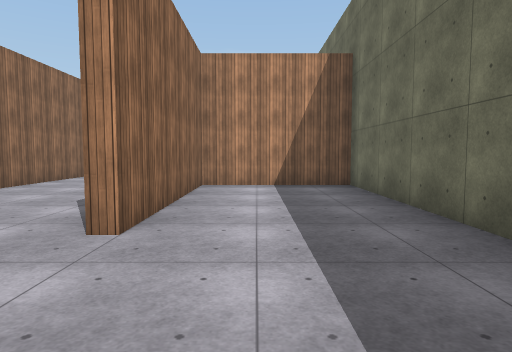
[1] (above)

17 first-person views from a walk through a Unity game level. The camera is 1.5 m above the floor, tilts 4° down and sees 75° across. The floor is counted in squares, 2 m on a side. Each view is taken from the middle of a square. On the plan, view 1 faces up. The plan holds only what a view shows up to about 11 squares ahead; the rest is blank. The place goes on beyond the plan. Surface patterns are stand-ins for the level's own textures.

[2]
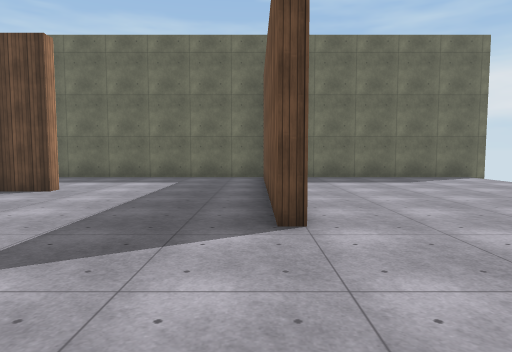

[3]
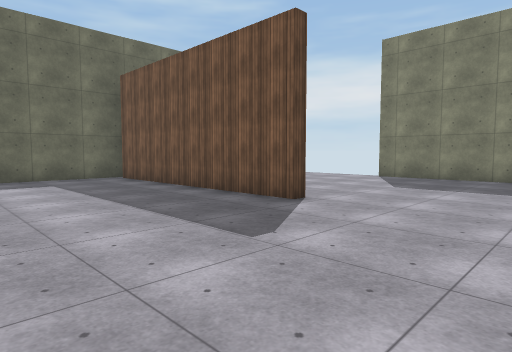

[4]
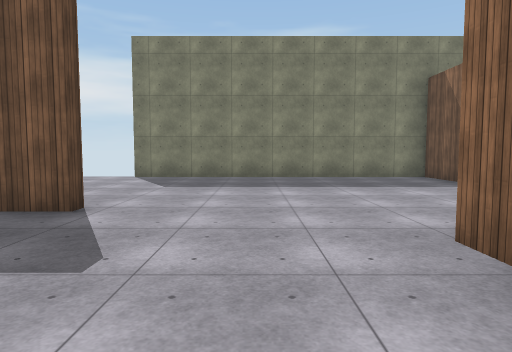

[5]
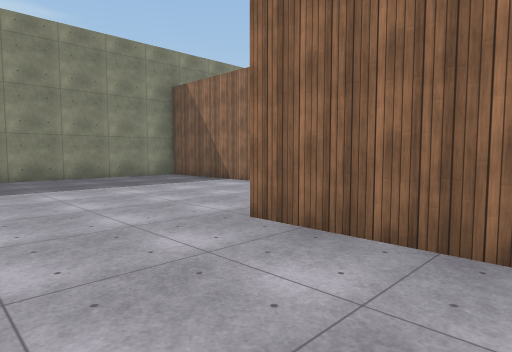

[6]
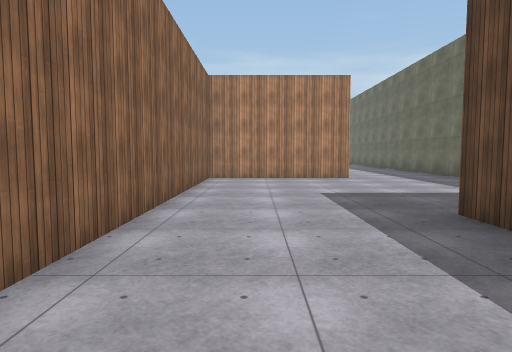

[7]
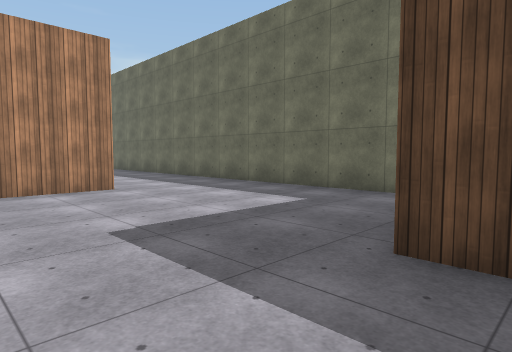

[8]
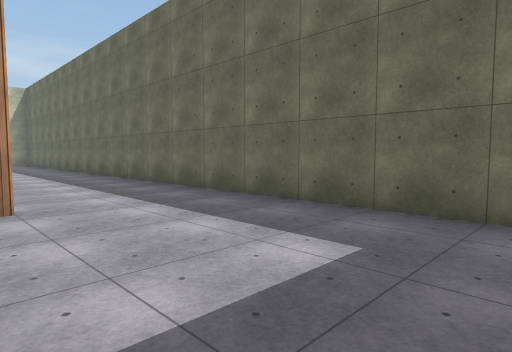

[9]
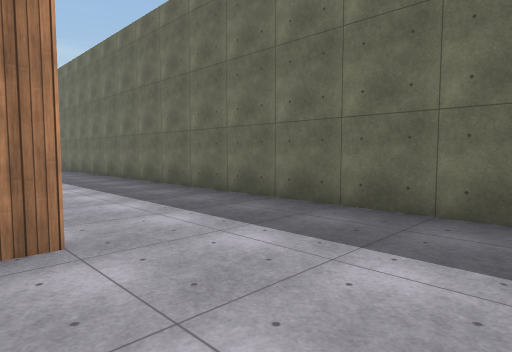

[10]
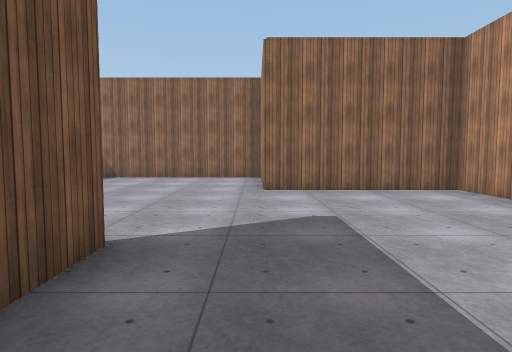

[11]
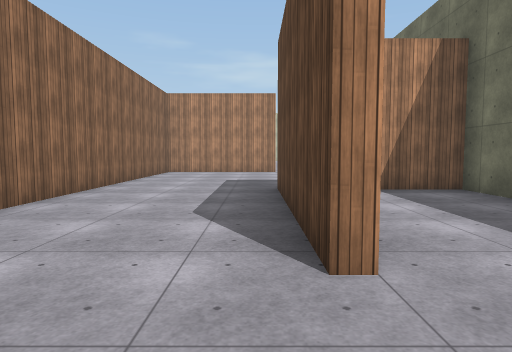

[12]
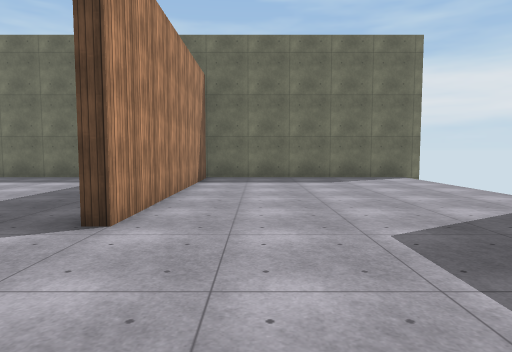

[13]
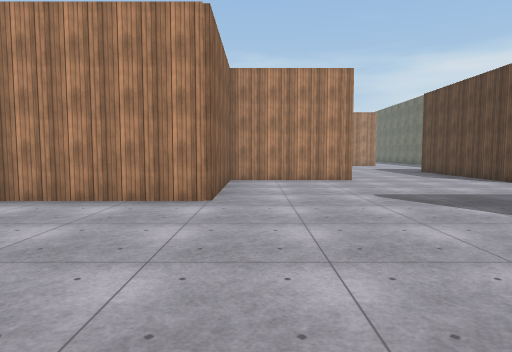

[14]
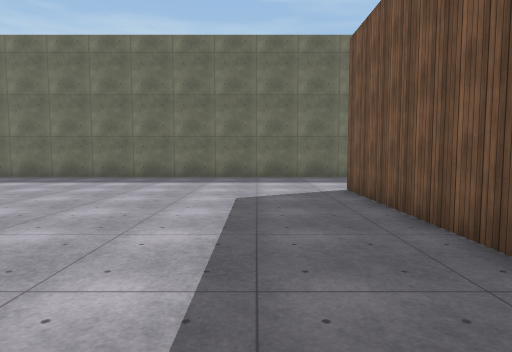

[15]
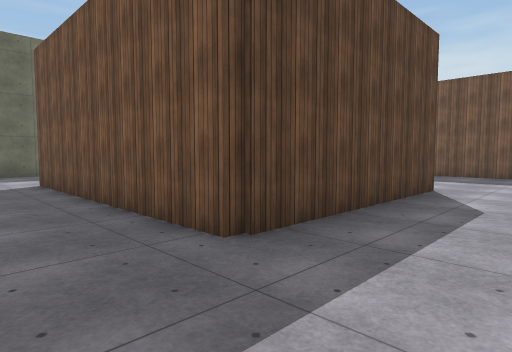

[16]
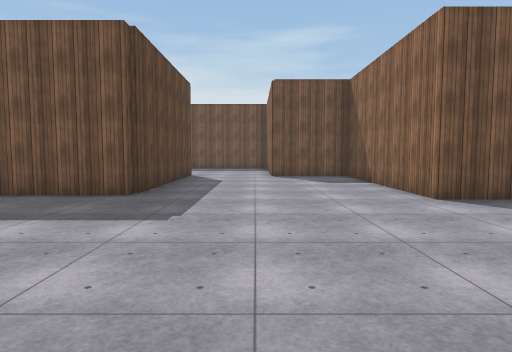

[17]
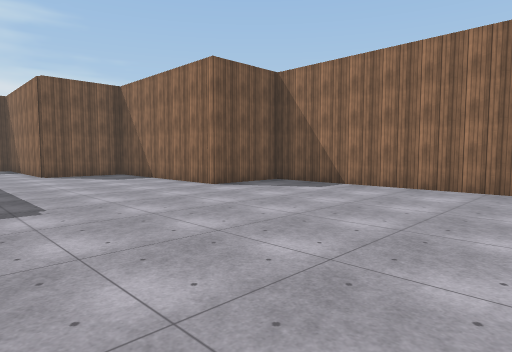

### Floor plan
Points are (right, up) in squares from view 1. A wall is a line through its corners. A room is listed if a view was taken in it or the views show most of it. See-through windows are left out.
Room 1 (views 1, 2, 3, 4, 5, 6, 7, 8, 9, 10, 11, 12, 13, 14, 15, 16, 17)
walls: (-7.9, 8.9) (-7.9, 14.1) (-1.2, 14.1); (-5.4, 4.1) (-8.7, 4.1) (-8.7, 0.2) (-12.2, 0.2) (-12.2, -7.3) (-3.2, -7.3); (-1.1, 13.8) (-5.4, 13.8) (-5.4, 5.4); (2.2, 9.5) (2.2, 22.5); (1.8, -1.5) (-4.7, -1.5) (-4.7, -1.2) (1.9, -1.2); (-15.2, 20.1) (-15.2, 14.7) (-12.9, 14.7) (-12.9, 9.6) (-10.5, 9.6) (-10.5, 7.9); (2.2, -8.1) (2.2, 7.7) (-1.2, 7.7) (-1.2, 3) (-1.5, 3) (-1.5, 8)
ways out: opening at (-9.5, 9.5)

Positions as (right, up) in squares from view 1, and headings:
1: (0, 0), facing up
2: (-8, -1), facing right
3: (-8, 3), facing down-right
4: (-7, 3), facing down
5: (-6, 3), facing down-left
6: (-4, 4), facing up
7: (-4, 7), facing up-right
8: (-2, 9), facing up-right
9: (-2, 11), facing up-right
10: (-2, 0), facing left
11: (-2, 1), facing up
12: (-8, -3), facing right
13: (-8, -5), facing up
14: (-8, 16), facing right
15: (-10, 16), facing down-right
16: (-10, 20), facing down
17: (-8, 21), facing down-left
